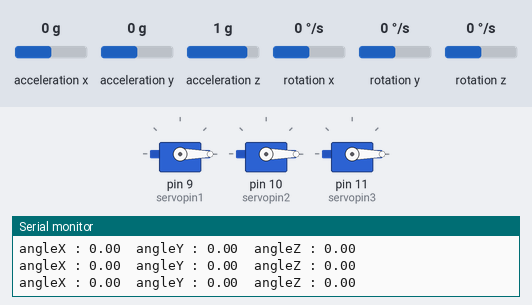
Recording of a sketch running on a simulated Arduino Uno, built with avr-gcc and run on an emulated ATmega328P. On the bench: 3 × servo, the last lines printed to the serial monitor. Inputs (shaded band) come from the test bench; at power-on: rotation z 0 °/s, acceleration x 0 g, acceleration y 0 g, acceleration z 1 g, rotation x 0 °/s, rotation y 0 °/s.

Above: at 4.2 s.
4.3 s: rotation z set to 100 °/s
At 6.7 s:
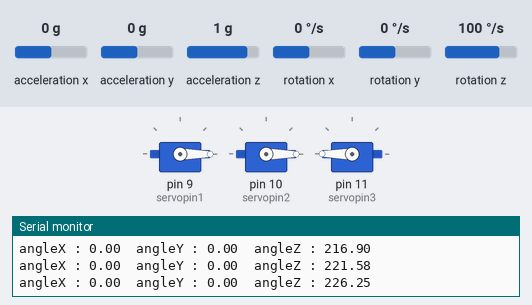
7.3 s: acceleration x set to -1.4 g
At 8.3 s:
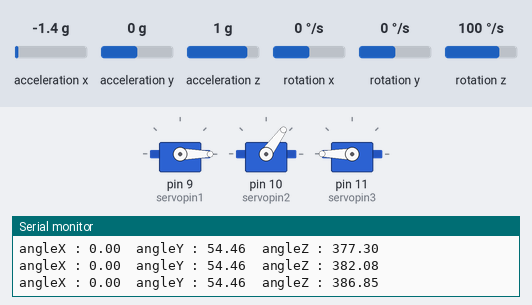
10.3 s: acceleration y set to -1.4 g
At 10.47 s:
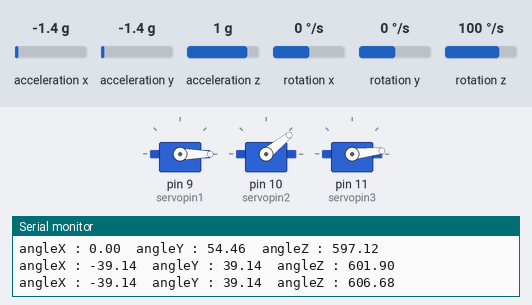
13.3 s: rotation z set to 192 °/s
16.3 s: acceleration z set to -0.8 g
At 17.15 s:
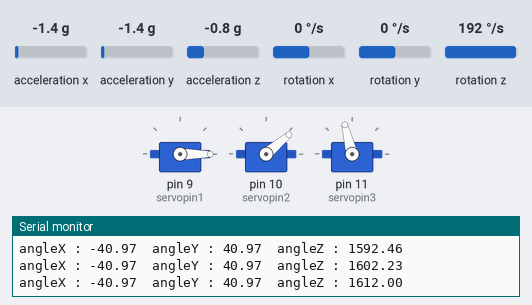
19.3 s: acceleration y set to 0.8 g
At 22.2 s:
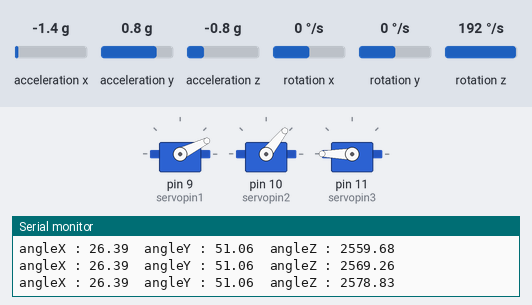
Timing chart, 0 to 23.3 s (numbered marks = the images above; inputs shaded):
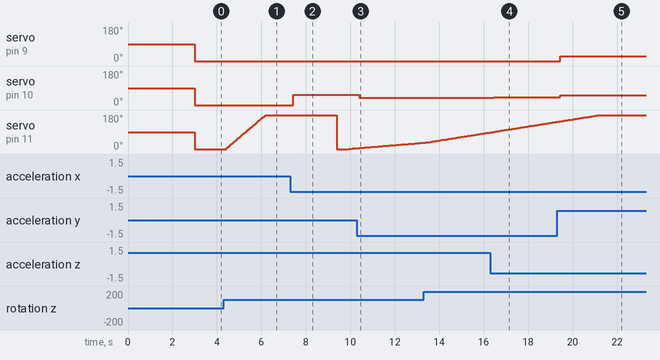

Measured:
- after the input at 4.3 s, servo on pin 11 (servopin3): moves from 0° to 180° over 1.8 s, starting after 0.11 s
- after the input at 7.3 s, servo on pin 10 (servopin2): 0° → 54° after 0.13 s
- after the input at 10.3 s, servo on pin 10 (servopin2): 54° → 39° after 0.10 s
- after the input at 16.3 s, servo on pin 10 (servopin2): 39° → 40° after 0.14 s
- after the input at 19.3 s, servo on pin 9 (servopin1): 0° → 26° after 0.15 s; servo on pin 10 (servopin2): 40° → 51° after 0.15 s

The sketch:

MPU6050_V.4.ino
```cpp
#include <Servo.h>
#include <MPU6050_tockn.h>
#include <Wire.h>

MPU6050 mpu6050(Wire);

Servo servo1;
Servo servo2;
Servo servo3;

#define servopin1 9
#define servopin2 10
#define servopin3 11


void setup() {
  Serial.begin(9600);
  Wire.begin();

  mpu6050.begin();
  mpu6050.calcGyroOffsets(true);

  servo1.attach(servopin1);
  servo2.attach(servopin2);
  servo3.attach(servopin3);
}

void loop() {

  float ejeX = mpu6050.getAngleX();
  float ejeY = mpu6050.getAngleY();
  float ejeZ = mpu6050.getAngleZ();

  mpu6050.update();
  Serial.print("angleX : ");
  Serial.print(ejeX);
  Serial.print("\tangleY : ");
  Serial.print(ejeY);
  Serial.print("\tangleZ : ");
  Serial.println(ejeZ);

  servo1.write(ejeX);
  servo2.write(ejeY);
  servo3.write(ejeZ);
}
```
